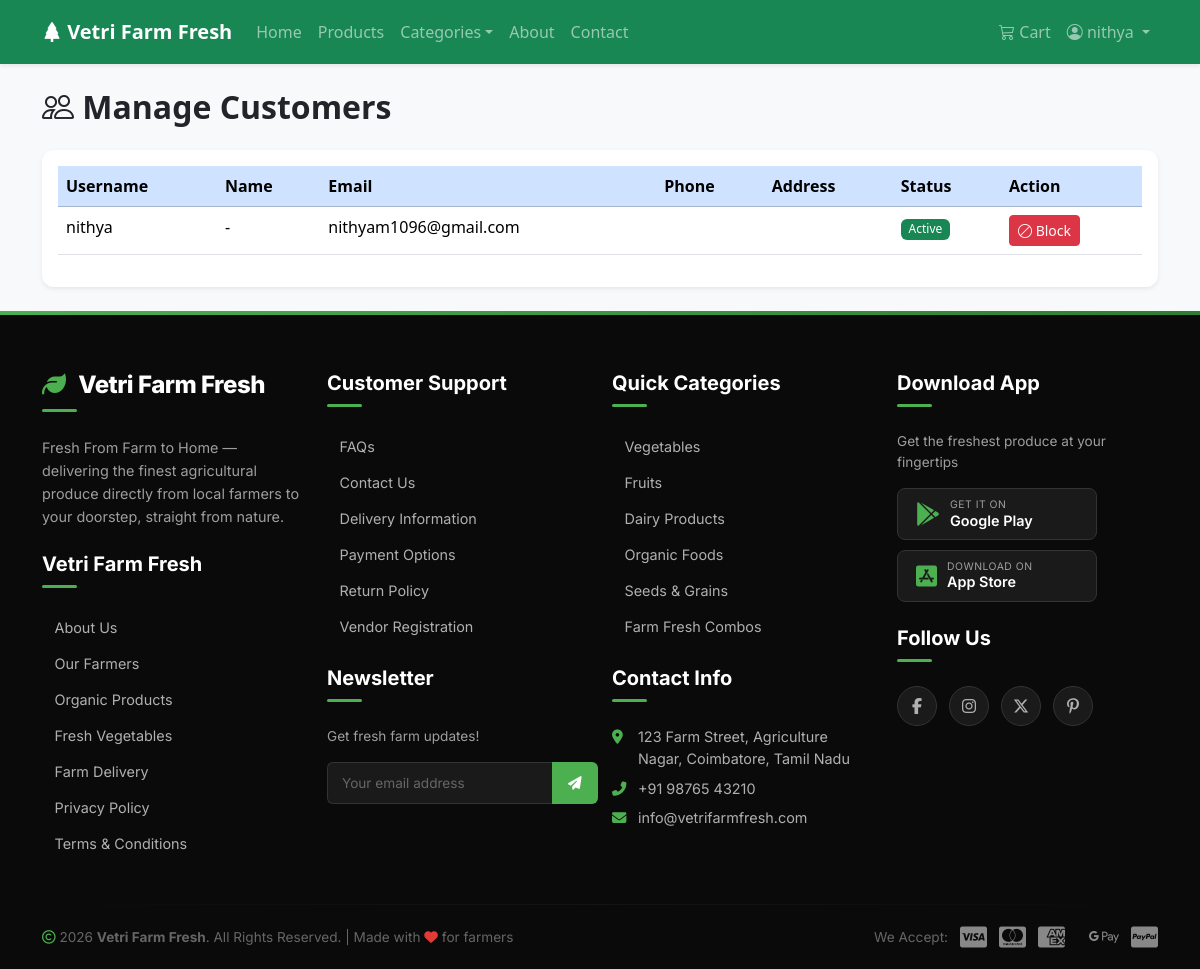
The app's page /admin-panel/customers/ (signed in) with its own data.
### accounts/models.py (models this page shows, shortened)
class Customer(models.Model):
    user = models.OneToOneField(User, on_delete=models.CASCADE)
    phone = models.CharField(max_length=15)
    address = models.TextField()
    profile_image = models.ImageField(upload_to='profile_images/', blank=True, null=True)
    created_at = models.DateTimeField(auto_now_add=True)

### farmfresh/admin_views.py (the view)
# urls.py: path('customers/', admin_views.admin_customers, name='admin_customers'),
@staff_member_required
def admin_customers(request):
    customers = Customer.objects.select_related('user').all()
    return render(request, 'admin_panel/customers.html', {'customers': customers})

### marketplace/context_processors.py (called while the page is built)
def cart_count(request):
    if request.user.is_authenticated:
        count = Cart.objects.filter(customer__user=request.user).count()
        return {'cart_count': count}
    return {'cart_count': 0}

### templates/admin_panel/customers.html (shortened to what this page needs)
{% extends 'base.html' %}
{% load static %}
{% block content %}
<div class="container py-4">
    <h2 class="fw-bold mb-4"><i class="bi bi-people"></i> Manage Customers</h2>
    <div class="card border-0 shadow-sm">
        <div class="card-body">
            <div class="table-responsive">
                <table class="table table-hover">
                    <thead class="table-primary">
                        <tr>
                            <th>Username</th>
                            <th>Name</th>
                            <th>Email</th>
                            <th>Phone</th>
                            <th>Address</th>
                            <th>Status</th>
                            <th>Action</th>
                        </tr>
                    </thead>
                    <tbody>
                        {% for customer in customers %}
                            <tr>
                                <td>{{ customer.user.username }}</td>
                                <td>{{ customer.user.get_full_name|default:"-" }}</td>
                                <td>{{ customer.user.email }}</td>
                                <td>{{ customer.phone }}</td>
                                <td><small>{{ customer.address|truncatewords:6 }}</small></td>
                                <td>
                                    {% if customer.user.is_active %}
                                        <span class="badge bg-success">Active</span>
                                    {% else %}
                                        <span class="badge bg-danger">Blocked</span>
                                    {% endif %}
                                </td>
                                <td>
                                    <a href="{% url 'admin_block_user' customer.user.id %}" class="btn btn-sm btn-{% if customer.user.is_active %}danger{% else %}success{% endif %}" onclick="return confirm('{% if customer.user.is_active %}Block{% else %}Unblock{% endif %} this user?')">
                                        {% if customer.user.is_active %}<i class="bi bi-ban"></i> Block{% else %}<i class="bi bi-check"></i> Unblock{% endif %}
                                    </a>
                                </td>
                            </tr>
                        {% endfor %}
                    </tbody>
                </table>
            </div>
        </div>
    </div>
</div>
{% endblock %}

### templates/base.html (shortened to what this page needs)
<!DOCTYPE html>
<html lang="en">
<head>
    <link href="https://cdn.jsdelivr.net/npm/bootstrap@5.3.2/dist/css/bootstrap.min.css" rel="stylesheet">
    <link rel="stylesheet" href="https://cdn.jsdelivr.net/npm/bootstrap-icons@1.11.2/font/bootstrap-icons.min.css">
    <link rel="stylesheet" href="https://cdnjs.cloudflare.com/ajax/libs/font-awesome/6.5.1/css/all.min.css">
    {% load static %}
    <link rel="stylesheet" href="{% static 'css/style.css' %}">
</head>
<body>
    <nav class="navbar navbar-expand-lg navbar-dark bg-success shadow-sm">
        <div class="container">
            <a class="navbar-brand fw-bold" href="{% url 'home' %}">
                <i class="bi bi-tree-fill"></i> Vetri Farm Fresh
            </a>
            <div class="collapse navbar-collapse" id="navbarNav">
                <ul class="navbar-nav me-auto">
                    <li class="nav-item"><a class="nav-link" href="{% url 'home' %}">Home</a></li>
                    <li class="nav-item"><a class="nav-link" href="{% url 'marketplace:product_list' %}">Products</a></li>
                    <li class="nav-item dropdown">
                        <a class="nav-link dropdown-toggle" href="#" role="button" data-bs-toggle="dropdown">Categories</a>
                    </li>
                    <li class="nav-item"><a class="nav-link" href="{% url 'about' %}">About</a></li>
                    <li class="nav-item"><a class="nav-link" href="{% url 'contact' %}">Contact</a></li>
                </ul>
                <ul class="navbar-nav">
                    {% if user.is_authenticated %}
                        <li class="nav-item">
                            <a class="nav-link position-relative" href="{% url 'marketplace:view_cart' %}">
                                <i class="bi bi-cart3"></i> Cart
                            </a>
                        </li>
                        <li class="nav-item dropdown">
                            <a class="nav-link dropdown-toggle" href="#" role="button" data-bs-toggle="dropdown">
                                <i class="bi bi-person-circle"></i> {{ user.username }}
                            </a>
                        </li>
                    {% endif %}
                </ul>
            </div>
        </div>
    </nav>
    <main>
        {% block content %}{% endblock %}
    </main>
    <footer class="vff-footer">
        <div class="container">
            <div class="row">
                <div class="col-lg-3 col-md-6 mb-4 mb-lg-0">
                    <h5 class="brand-text"><i class="fas fa-leaf"></i> Vetri Farm Fresh</h5>
                    <p class="tagline">Fresh From Farm to Home — delivering the finest agricultural produce directly from local farmers to your doorstep, straight from nature.</p>
                    <h5 style="margin-top: 1.5rem;">Vetri Farm Fresh</h5>
                    <ul>
                        <li><a href="{% url 'about' %}">About Us</a></li>
                        <li><a href="#">Our Farmers</a></li>
                        <li><a href="{% url 'marketplace:product_list' %}?organic=true">Organic Products</a></li>
                        <li><a href="{% url 'marketplace:product_list' %}?category=1">Fresh Vegetables</a></li>
                        <li><a href="#">Farm Delivery</a></li>
                        <li><a href="#">Privacy Policy</a></li>
                        <li><a href="#">Terms &amp; Conditions</a></li>
                    </ul>
                </div>
                <div class="col-lg-3 col-md-6 mb-4 mb-lg-0">
                    <h5>Customer Support</h5>
                    <ul>
                        <li><a href="#">FAQs</a></li>
                        <li><a href="{% url 'contact' %}">Contact Us</a></li>
                        <li><a href="#">Delivery Information</a></li>
                        <li><a href="#">Payment Options</a></li>
                        <li><a href="#">Return Policy</a></li>
                        <li><a href="{% url 'accounts:farmer_register' %}">Vendor Registration</a></li>
                    </ul>
                    <h5 style="margin-top: 1.8rem;">Newsletter</h5>
                    <p style="color: #9e9e9e; font-size: 0.85rem; margin-bottom: 8px;">Get fresh farm updates!</p>
                    <div class="newsletter-input">
                        <input type="email" placeholder="Your email address">
                        <button type="submit"><i class="fas fa-paper-plane"></i></button>
                    </div>
                </div>
                <div class="col-lg-3 col-md-6 mb-4 mb-lg-0">
                    <h5>Quick Categories</h5>
                    <ul>
                        <li><a href="{% url 'marketplace:product_list' %}?category=1">Vegetables</a></li>
                        <li><a href="{% url 'marketplace:product_list' %}?category=2">Fruits</a></li>
                        <li><a href="{% url 'marketplace:product_list' %}?category=4">Dairy Products</a></li>
                        <li><a href="{% url 'marketplace:product_list' %}?category=3">Organic Foods</a></li>
                        <li><a href="{% url 'marketplace:product_list' %}?category=5">Seeds &amp; Grains</a></li>
                        <li><a href="#">Farm Fresh Combos</a></li>
                    </ul>
                    <h5 style="margin-top: 1.8rem;">Contact Info</h5>
                    <div class="contact-info">
                        <p><i class="fas fa-map-marker-alt"></i>123 Farm Street, Agriculture Nagar, Coimbatore, Tamil Nadu</p>
                        <p><i class="fas fa-phone-alt"></i>+91 98765 43210</p>
                        <p><i class="fas fa-envelope"></i>info@vetrifarmfresh.com</p>
                    </div>
                </div>
                <div class="col-lg-3 col-md-6 mb-4 mb-lg-0">
                    <h5>Download App</h5>
                    <p style="color: #9e9e9e; font-size: 0.85rem;">Get the freshest produce at your fingertips</p>
                    <div class="app-buttons">
                        <a href="#" class="app-btn">
                            <i class="fab fa-google-play"></i>
                            <span class="btn-text">
                                <small>Get it on</small>
                                <span>Google Play</span>
                            </span>
                        </a>
                        <a href="#" class="app-btn">
                            <i class="fab fa-app-store-ios"></i>
                            <span class="btn-text">
                                <small>Download on</small>
                                <span>App Store</span>
                            </span>
                        </a>
                    </div>
                    <h5 style="margin-top: 1.5rem;">Follow Us</h5>
                    <div class="social-links">
                        <a href="#" aria-label="Facebook"><i class="fab fa-facebook-f"></i></a>
                        <a href="#" aria-label="Instagram"><i class="fab fa-instagram"></i></a>
                        <a href="#" aria-label="Twitter/X"><i class="fab fa-x-twitter"></i></a>
                        <a href="#" aria-label="Pinterest"><i class="fab fa-pinterest-p"></i></a>
                    </div>
                </div>
            </div>
            <hr class="footer-divider">
            <div class="footer-bottom">
                <p><i class="far fa-copyright"></i> 2026 <strong>Vetri Farm Fresh</strong>. All Rights Reserved. | Made with <i class="fas fa-heart" style="color: #e53935;"></i> for farmers</p>
                <div class="payment-methods">
                    <span>We Accept:</span>
                    <i class="fab fa-cc-visa" title="Visa"></i>
                    <i class="fab fa-cc-mastercard" title="Mastercard"></i>
                    <i class="fab fa-cc-amex" title="Amex"></i>
                    <i class="fab fa-google-pay" title="Google Pay"></i>
                    <i class="fab fa-cc-paypal" title="PayPal"></i>
                </div>
            </div>
        </div>
    </footer>
</body>
</html>

### static/css/style.css (style rules this page uses)
:root { --primary: #198754; --primary-dark: #146c43; --primary-light: #20c997; }
body { font-family: 'Segoe UI', Tahoma, Geneva, Verdana, sans-serif; background-color: #f8f9fa; min-height: 100vh; display: flex; flex-direction: column; }
main { flex: 1; }
.bg-success { background-color: var(--primary) !important; }
.navbar { padding-top: 12px; padding-bottom: 12px; }
footer { margin-top: auto; }
.card { border-radius: 12px; }
.badge { font-weight: 500; }
.navbar .nav-link { font-weight: 500; }
.vff-footer { background: #0a0a0a; color: #fff; font-family: 'Inter', sans-serif; padding: 60px 0 0; position: relative; margin-top: auto; }
.vff-footer::before { content: ''; position: absolute; top: 0; left: 0; right: 0; height: 4px; background: linear-gradient(90deg, #4CAF50, #2E7D32, #1B5E20, #4CAF50); background-size: 300% 100%; animation: footerGradientMove 4s ease infinite; }
.vff-footer h5 { font-size: 1.25rem; font-weight: 700; margin-bottom: 1.5rem; position: relative; padding-bottom: 12px; }
.vff-footer h5::after { content: ''; position: absolute; bottom: 0; left: 0; width: 35px; height: 3px; background: #4CAF50; border-radius: 2px; }
.vff-footer .brand-text { font-size: 1.5rem; font-weight: 800; letter-spacing: -0.5px; }
.vff-footer .brand-text i { color: #4CAF50; margin-right: 8px; }
.vff-footer .tagline { color: #9e9e9e; font-size: 0.9rem; margin: 12px 0 20px; line-height: 1.6; }
.vff-footer ul { list-style: none; padding: 0; margin: 0; }
.vff-footer ul li { margin-bottom: 10px; }
.vff-footer ul li a { color: #b0b0b0; text-decoration: none; font-size: 0.9rem; font-weight: 400; transition: all 0.3s ease; display: inline-flex; align-items: center; gap: 6px; }
.vff-footer .app-buttons { display: flex; flex-direction: column; gap: 10px; margin-top: 15px; }
.vff-footer .app-btn { display: inline-flex; align-items: center; gap: 10px; background: #1a1a1a; color: #fff; padding: 10px 18px; border-radius: 8px; text-decoration: none; border: 1px solid #333; transition: all 0.3s ease; max-width: 200px; }
.vff-footer .app-btn i { font-size: 1.5rem; color: #4CAF50; }
.vff-footer .app-btn .btn-text { display: flex; flex-direction: column; line-height: 1.2; }
.vff-footer .app-btn .btn-text small { font-size: 0.65rem; color: #9e9e9e; text-transform: uppercase; letter-spacing: 0.5px; }
.vff-footer .app-btn .btn-text span { font-size: 0.9rem; font-weight: 600; }
.vff-footer .social-links { display: flex; gap: 12px; margin-top: 20px; }
.vff-footer .social-links a { display: inline-flex; align-items: center; justify-content: center; width: 40px; height: 40px; border-radius: 50%; background: #1a1a1a; color: #b0b0b0; font-size: 1rem; text-decoration: none; border: 1px solid #333; transition: all 0.3s ease; }
.vff-footer .contact-info p { color: #b0b0b0; font-size: 0.9rem; margin-bottom: 8px; display: flex; align-items: flex-start; gap: 10px; }
.vff-footer .contact-info p i { color: #4CAF50; margin-top: 4px; min-width: 16px; }
.vff-footer .footer-divider { border: none; height: 1px; background: linear-gradient(90deg, transparent, #333, transparent); margin: 40px 0 0; }
.vff-footer .footer-bottom { padding: 20px 0; display: flex; justify-content: space-between; align-items: center; flex-wrap: wrap; gap: 15px; }
.vff-footer .footer-bottom p { color: #666; font-size: 0.85rem; margin: 0; }
.vff-footer .footer-bottom p i { color: #4CAF50; }
.vff-footer .footer-bottom .payment-methods { display: flex; align-items: center; gap: 12px; color: #666; font-size: 0.85rem; }
.vff-footer .footer-bottom .payment-methods i { font-size: 1.5rem; color: #888; transition: color 0.3s; }
.vff-footer .newsletter-input { display: flex; margin-top: 15px; max-width: 280px; }
.vff-footer .newsletter-input input { flex: 1; padding: 10px 14px; border: 1px solid #333; border-right: none; border-radius: 6px 0 0 6px; background: #1a1a1a; color: #fff; font-size: 0.85rem; outline: none; transition: border-color 0.3s; }
.vff-footer .newsletter-input input::placeholder { color: #666; }
.vff-footer .newsletter-input button { padding: 10px 16px; border: none; border-radius: 0 6px 6px 0; background: #4CAF50; color: #fff; font-weight: 600; font-size: 0.85rem; cursor: pointer; transition: background 0.3s; }

### records on screen
Customer: user.username "nithya", user.get_full_name "-", user.email "nithyam1096@gmail.com", shows "Active", shows "Block"

### other values on screen
{{ user.username }} "nithya"
